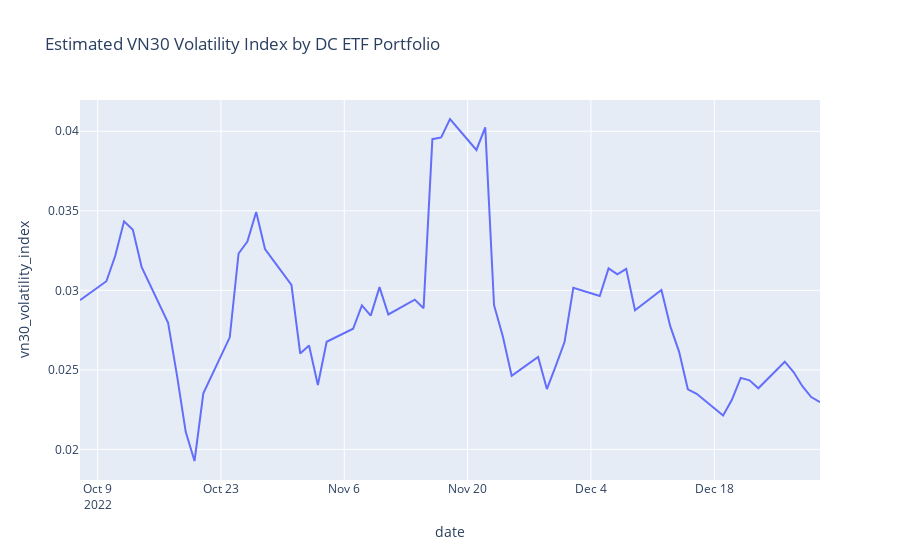

Write notebook code for a chart like this one.
### Code cell
fig = px.line(vn30_volatility, x='date', y='vn30_volatility_index', title='Estimated VN30 Volatility Index by DC ETF Portfolio')
fig.show()
